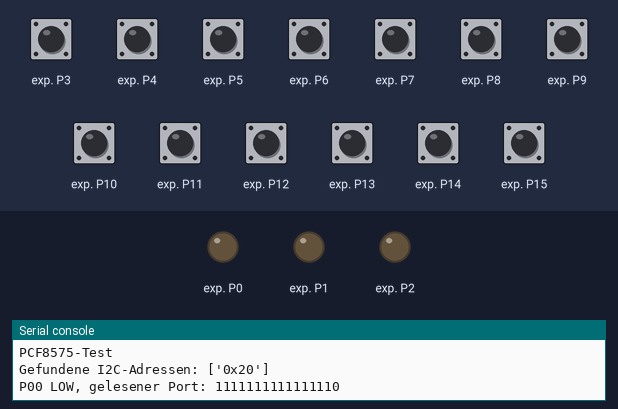
The program below on a simulated ESP32 board running MicroPython. On the bench: output pins drawn as LEDs (lit = HIGH), the last lines printed to the serial console. The test bench sets the inputs (shaded band); at power-on: exp. P3–15 HIGH.

Above: at 0.16 s.
At 0.46 s:
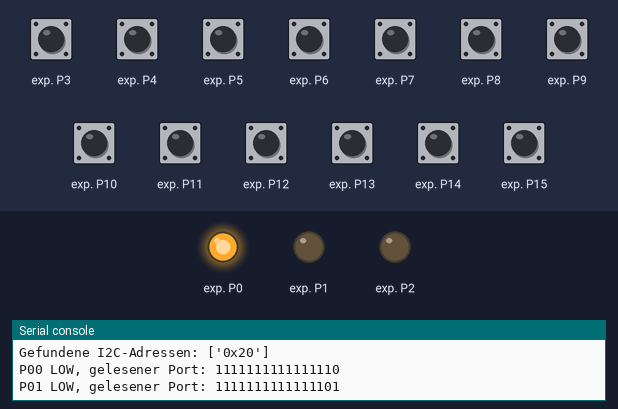
At 2.8 s:
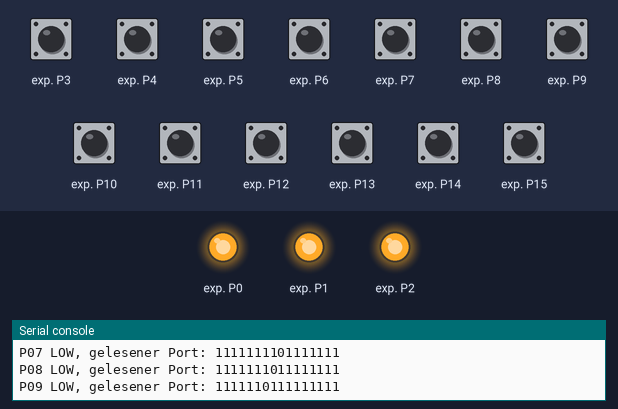
At 4.98 s:
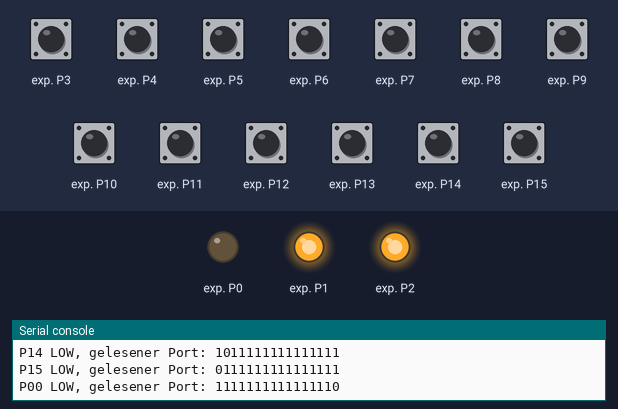
At 5.28 s:
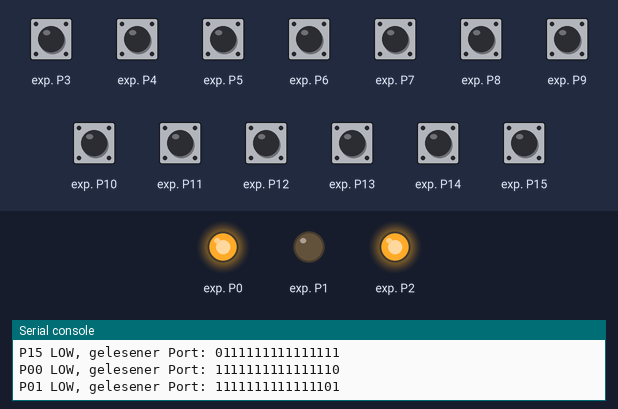
At 5.58 s:
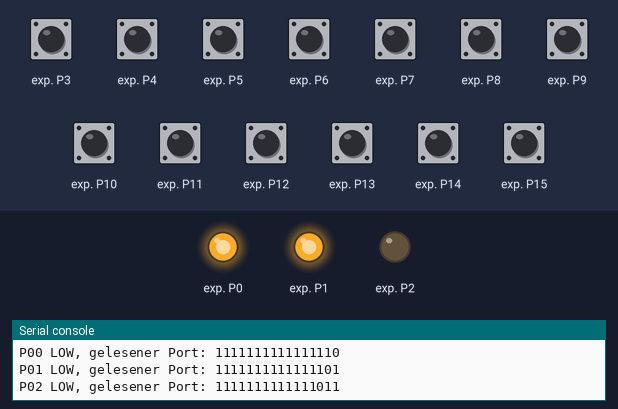
Timing chart, 0 to 6.3 s (numbered marks = the images above):
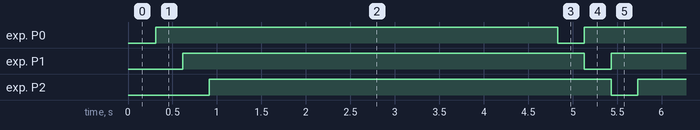

The program:

pcf8575_test.py
```python
"""Einfacher Hardwaretest für ein PCF8575-Modul am ESP32."""

from machine import I2C, Pin
import time


# Kabelfarben: VCC - rot, GND - blau
SDA_PIN = 21  # GPIO21 - SDA - gelb
SCL_PIN = 22  # GPIO22 - SCL - grün
I2C_ID = 0
I2C_FREQUENZ = 100_000
ADRESSE = 0x20  # Mit A0, A1 und A2 einstellbar: 0x20 bis 0x27


def adressen_anzeigen(i2c):
    adressen = i2c.scan()
    print("Gefundene I2C-Adressen:", [hex(adresse) for adresse in adressen])
    return adressen


class PCF8575:
    """Minimale PCF8575-Ansteuerung für den Hardwaretest."""

    def __init__(self, i2c, adresse):
        self.i2c = i2c
        self.adresse = adresse
        self.ausgabewert = 0xFFFF
        self.schreiben(self.ausgabewert)

    def schreiben(self, wert):
        self.ausgabewert = wert & 0xFFFF
        daten = bytes((
            self.ausgabewert & 0xFF,
            (self.ausgabewert >> 8) & 0xFF,
        ))
        self.i2c.writeto(self.adresse, daten)

    def lesen(self):
        daten = self.i2c.readfrom(self.adresse, 2)
        return daten[0] | (daten[1] << 8)

    def pin_schreiben(self, pin, wert):
        if not 0 <= pin <= 15:
            raise ValueError("Der Pin muss zwischen 0 und 15 liegen.")

        if wert:
            self.schreiben(self.ausgabewert | (1 << pin))
        else:
            self.schreiben(self.ausgabewert & ~(1 << pin))


i2c = I2C(
    I2C_ID,
    sda=Pin(SDA_PIN),
    scl=Pin(SCL_PIN),
    freq=I2C_FREQUENZ,
)

print("PCF8575-Test")
if ADRESSE not in adressen_anzeigen(i2c):
    raise OSError(
        "PCF8575 nicht unter {} gefunden. ADRESSE prüfen.".format(hex(ADRESSE))
    )

pcf = PCF8575(i2c, ADRESSE)

try:
    while True:
        for pin in range(16):
            # Alle Pins HIGH/freigegeben, genau ein Pin LOW.
            wert = 0xFFFF & ~(1 << pin)
            pcf.schreiben(wert)
            print(
                "P{:02d} LOW, gelesener Port: {:016b}".format(
                    pin,
                    pcf.lesen(),
                )
            )
            time.sleep_ms(300)
finally:
    pcf.schreiben(0xFFFF)
    print("Alle Pins HIGH/freigegeben.")
```

Measured:
- by itself, exp. P0–2: alternates HIGH for 4.5 s and LOW for 0.30 s
